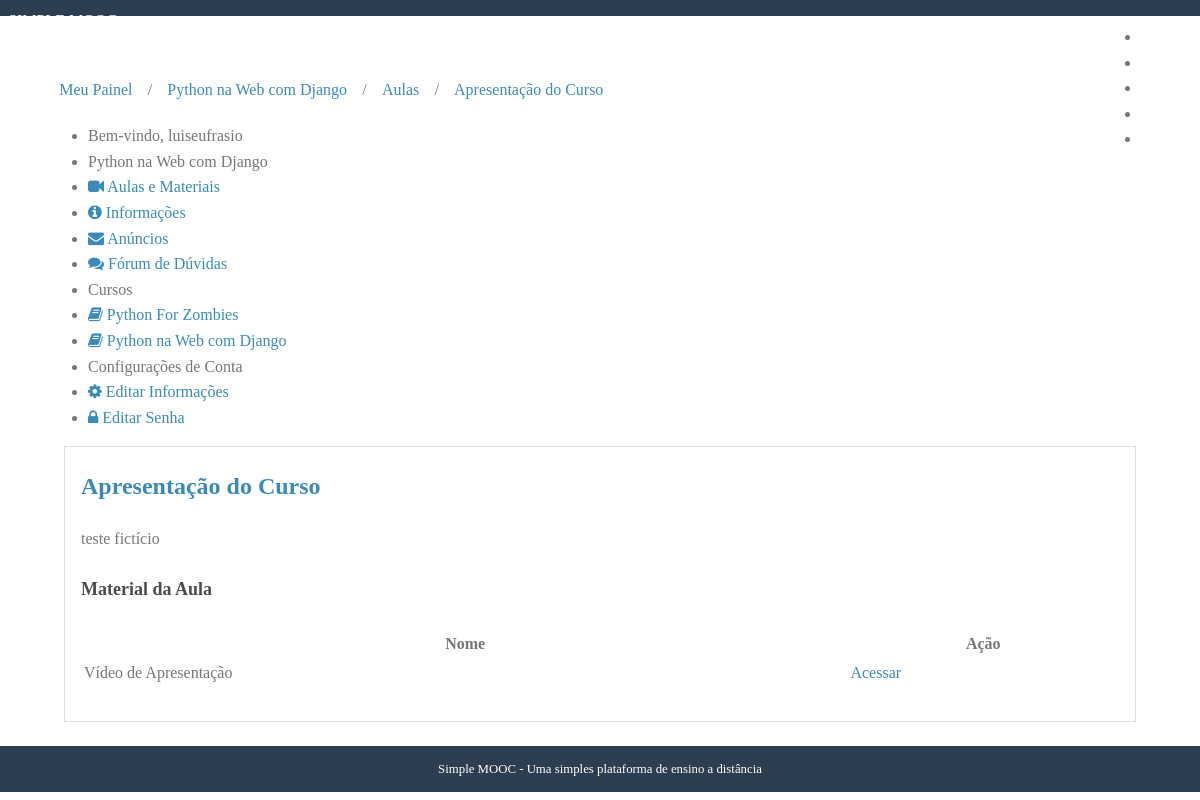
The page /cursos/python-na-web-com-django-22032018/aulas/1 (signed in) on the database as committed earlier.
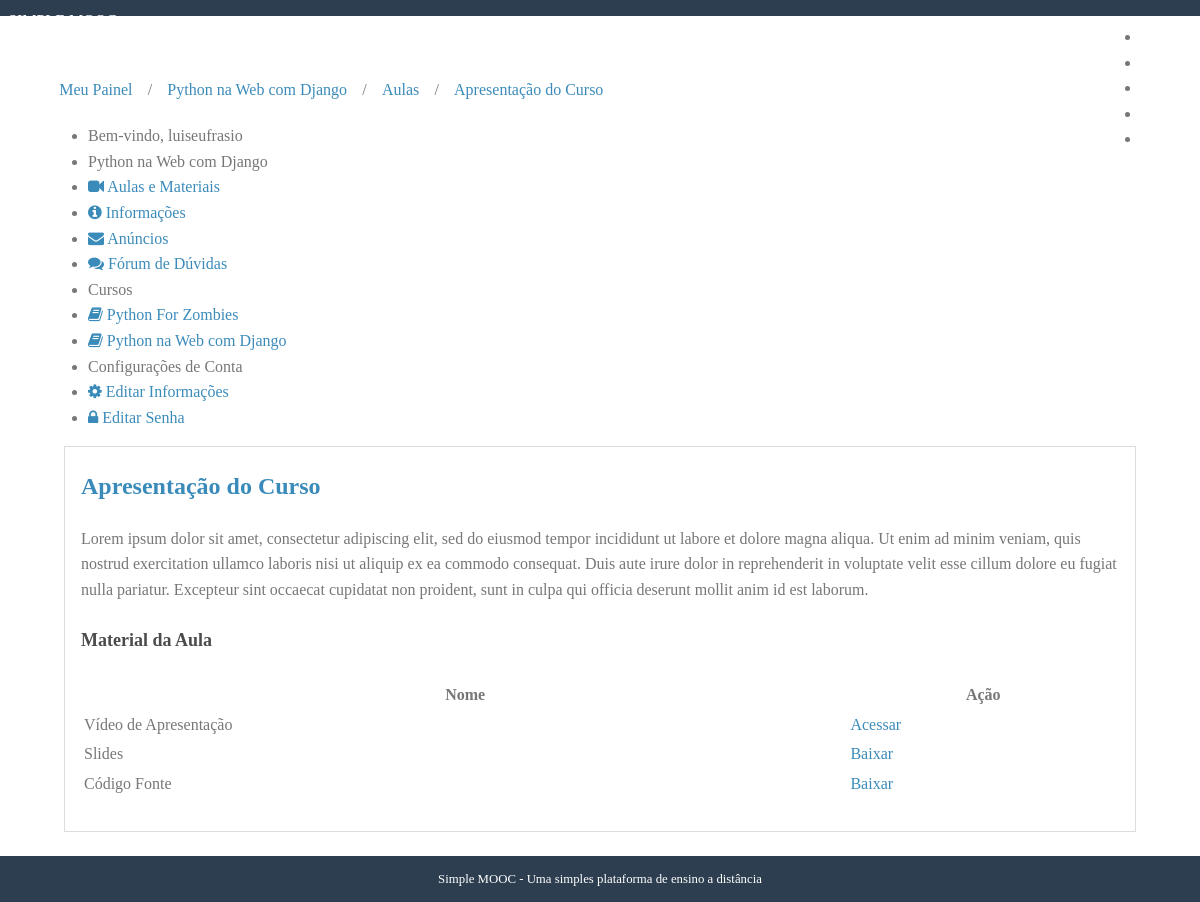
The same page on the database as committed later.
### courses/models.py (models this page shows, shortened)
class Enrollment(models.Model):
    STATUS_CHOICES = (
        (0, 'Pendente'),
        (1, 'Aprovado'),
        (2, 'Cancelado')
    )
    user = models.ForeignKey(
        settings.AUTH_USER_MODEL, verbose_name='Usuário',
        on_delete = models.PROTECT,
        related_name="enrollments"
    )
    course = models.ForeignKey(
        Course, verbose_name='Curso',
        on_delete = models.PROTECT, related_name="enrollments"
    )
    status = models.IntegerField(
        'Situação', choices=STATUS_CHOICES, default=1, blank=True
    )
    created_at = models.DateTimeField('Criado em', auto_now_add=True)
    updated_at = models.DateTimeField('Atualizado em', auto_now=True)
    class Meta:
        verbose_name='Inscrição'
        verbose_name_plural='Inscrições'
        unique_together=(('user', 'course'),)

class Course(models.Model):
    objects = CourseManager()
    name = models.CharField('Nome', max_length=100);
    slug = models.SlugField('Atalho');
    description = models.TextField('Descrição', blank=True);
    about = models.TextField('Sobre o Curso', blank=True);
    start_date = models.DateField(
        'Data de Início', null=True, blank=True
    )
    image = models.ImageField(
        upload_to='courses/images', verbose_name='Imagem',
        null=True, blank=True
    )
    created_at = models.DateTimeField('Criado em', auto_now_add=True)
    updated_at = models.DateTimeField('Atualizado em', auto_now=True)
    def __str__(self):
        return self.name
    class Meta:
        verbose_name = 'Curso'
        verbose_name_plural = 'Cursos'
        ordering = ['-name']

class Lesson(models.Model):
    name = models.CharField('Nome', max_length=100)
    description = models.TextField('Descrição', blank=True)
    number = models.IntegerField('Número (ordem)', blank=True, default=0)
    release_date = models.DateField('Data de Liberação', blank=True, null=True)
    course = models.ForeignKey(
        Course, verbose_name='Curso',
        on_delete = models.PROTECT,
        related_name='lessons'
    )
    created_at = models.DateTimeField('Criado em', auto_now_add=True)
    updated_at = models.DateTimeField('Atualizado em', auto_now=True)
    def __str__(self):
        return self.name
    class Meta:
        verbose_name = 'Aula'
        verbose_name_plural = 'Aulas'
        ordering = ['number']

class Material(models.Model):
    name = models.CharField('Nome', max_length=100)
    embedded = models.TextField('Midia', blank=True)
    file = models.FileField(upload_to='lessons/materials', blank=True, null=True)
    lesson = models.ForeignKey(
        Lesson, verbose_name = 'Aula',
        on_delete = models.PROTECT,
        related_name='materials'
    )
    def is_embedded(self):
        return bool(self.embedded)
    def __str__(self):
        return self.name
    class Meta:
        verbose_name = 'Material'
        verbose_name_plural = 'Materiais'

### courses/decorators.py (the view, shortened to what this page needs)
    def _wrapper(request, *args, **kwargs):
        slug = kwargs['slug']
        course = get_object_or_404(Course, slug=slug)
        has_permission = request.user.is_staff
        if not has_permission:
            messages.error(request, message)
            return redirect('accounts:dashboard')
        request.course = course
        return view_func(request, *args, **kwargs)

### accounts/models.py (called while the page is built)
    def __str__(self):
        return self.name or self.username

### courses/templatetags/courses_tags.py (called while the page is built)
@register.simple_tag
def load_my_courses(user):
    return Enrollment.objects.filter(user=user)

### courses/views.py (called while the page is built)
@login_required
@enrollment_required
def lesson(request, slug, pk):
	course = request.course
	lesson = get_object_or_404(Lesson, pk=pk, course=course)
	if not request.user.is_staff and not lesson.is_available():
		messages.error(request, 'Aula ainda não está disponível')
		return redirect('courses:lessons', slug=course.slug)
	template = 'lesson.html'
	context = {
		'course': course,
		'lesson': lesson
	}
	return render(request, template, context)

### courses/templates/lesson.html (shortened to what this page needs)
{% extends "course_dashboard.html" %}
{% block breadcrumb %}
    {{ block.super }}
    <li>/</li>
    <li><a href="{% url 'courses:lessons' course.slug %}">Aulas</a></li>
    <li>/</li>
    <li><a href="{% url 'courses:lesson' course.slug lesson.pk %}">{{ lesson }}</a></li>
{% endblock %}
{% block dashboard_content %}
<div class="well">
    <h2><a href="{% url 'courses:lesson' course.slug lesson.pk %}">{{ lesson }}</a></h2>
    {{ lesson.description|linebreaks }}
    <p>
        <h4>Material da Aula</h4>
        <table class="pure-table full">
            <thead>
                <tr>
                    <th>
                        Nome
                    </th>
                    <th>
                        Ação
                    </th>
                </tr>
            </thead>
            <tbody>
                {% for material in lesson.materials.all %}
                <tr class="{% cycle '' 'pure-table-odd' %}">
                    <td>
                        {{ material }}
                    </td>
                    <td>
                        {% if material.is_embedded %}
                        <a href="{% url 'courses:material' course.slug material.pk %}">
                            Acessar
                        </a>
                        {% else %}
                        <a target="_blank" href="{{ material.file.url }}">
                            Baixar
                        </a>
                        {% endif %}
                    </td>
                </tr>
                {% endfor %}
            </tbody>
        </table>
    </p>
</div>
{% endblock %}

### accounts/templates/dashboard.html (shortened to what this page needs)
{% extends "base.html" %}
{% load courses_tags %}
{% block content %}
{% load_my_courses user as enrollments %}
<div class="pure-g-r content-ribbon">
    <div class="pure-u-1">
        <ul class="breadcrumb">
            {% block breadcrumb %}
            <li><a href="{% url 'accounts:dashboard' %}">Meu Painel</a></li>
            {% endblock %}
        </ul>
    </div>
    <div class="pure-u-1-3">
        <div class="pure-menu pure-menu-open">
            <ul>
                <li class="pure-menu-heading">
                    Bem-vindo, {{ user }}
                </li>
                {% block menu_options %}
                <li class="pure-menu-heading">Cursos</li>
                {% for enrollment in enrollments %}
                <li>
                    <a href="{% url 'courses:announcements' enrollment.course.slug %}">
                        <i class="fa fa-book"></i>
                        {{ enrollment.course }}
                    </a>
                </li>
                {% empty %}
                <li><a href="#">Nenhum curso encontrado</a></li>
                {% endfor %}
                <li class="pure-menu-heading">Configurações de Conta</li>
                <li>
                    <a href="{% url 'accounts:edit' %}">
                        <i class="fa fa-cog"></i>
                        Editar Informações
                    </a>
                </li>
                <li>
                    <a href="{% url 'accounts:edit_password' %}">
                        <i class="fa fa-lock"></i>
                        Editar Senha
                    </a>
                </li>
                {% endblock %}
            </ul>
        </div>
    </div>
    <div class="pure-u-2-3">
        <div class="inner">
            {% block dashboard_content %}{% endblock %}
        </div>
    </div>
</div>
{% endblock %}

Rows that differ between the two databases and show on the page:
changed Lesson "Apresentação do Curso": description "teste fictício" → "Lorem ipsum dolor sit amet, consectetur adipiscing elit, sed do eiusmod tempor incididunt ut labore et dolore magna aliqua. Ut enim ad minim veniam, quis nostrud exercitation ullamco laboris nisi ut aliquip ex ea commodo consequat. Duis aute irure dolor in reprehenderit in voluptate velit esse cillum dolore eu fugiat nulla pariatur. Excepteur sint occaecat cupidatat non proident, sunt in culpa qui officia deserunt mollit anim id est laborum."
added Material: name "Slides"
added Material: name "Código Fonte"
